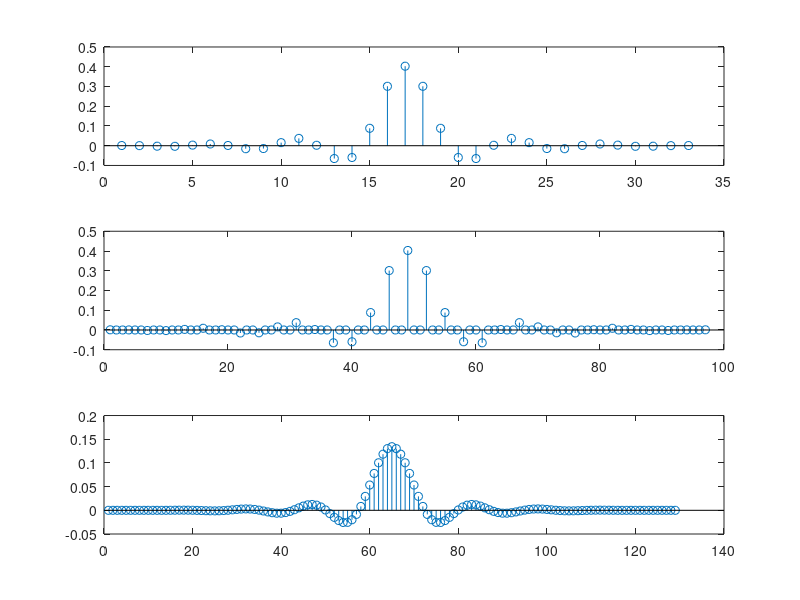

MATLAB code for this plot:
%
% Experiment_For_Sampling_Rate_Increase
%
% Interpolator
%
clear;   % clear workspace
clc;     % clear command window
%
N  = 33;
wp = 0.30*pi;
ws = 0.50*pi;
% Wp = Ws = 1;
%
NH = (N-1)/2;
%
P = zeros(NH+1,1);
Qp = zeros(NH+1,NH+1);
Qs = zeros(NH+1,NH+1);
for i=0:NH % 0:1:NH
    if i==0
        P(i+1) = -2*wp;
    else
        P(i+1) = -2*sin(i*wp)/i;
    end
    for j=0:NH
       if i==0 && j==0
           Qp(i+1,j+1) = wp;
           Qs(i+1,j+1) = pi - ws;
       elseif i==j
           Qp(i+1,j+1) = 0.5*wp + 0.5*sin((i+j)*wp)/(i+j);
           Qs(i+1,j+1) = 0.5*(pi - ws) - 0.5*sin((i+j)*ws)/(i+j);
       else
           Qp(i+1,j+1) = 0.5*sin((i-j)*wp)/(i-j) + 0.5*sin((i+j)*wp)/(i+j);
           Qs(i+1,j+1) = -0.5*sin((i-j)*ws)/(i-j) - 0.5*sin((i+j)*ws)/(i+j);
       end
    end
end
Q = Qp + Qs;
A = -0.5*inv(Q)*P;
%
h = zeros(N,1);
h(NH+1) = A(1);
h(1:NH) = 0.5*A(NH+1:-1:2);
h(NH+2:N) = 0.5*A(2:NH+1);
%
% need to show several plots simulteneously
%
subplot(2,4,1);
stem(0:N-1,h);
xlabel('n');
ylabel('Impulse Response');
title('Case 1 Lowpass Filter');
%
% Amplitude Response
%
subplot(2,4,5);
AR = abs(freqz(h,1,0:pi/200:pi));
plot(0:1/200:1,AR);
axis([0,1,0,1.1]);
xlabel('Normalized Frequency (\omega/\pi)');
ylabel('Amplitude Response');
title('Case 1 Lowpass Filter');
%
% Amplitude Response in dB
% subplot(2,2,4);
% plot(0:1/200:1,20*log10(AR));
% axis([0,1,-60,10]);
% xlabel('Normalized Frequency (\omega/\pi)');
% ylabel('Amplitude Response in dB');
%
% L = 3
%
h3 = zeros(3*(N-1) + 1, 1);
for i = 0:3*(N-1)
    if mod(i, 3) == 0
        h3(i + 1) = h(i/3 + 1);
    end
end
subplot(2, 4, 2);
stem(0:3*(N-1),h3);
xlabel('n');
title('Up Sampling L = 3');
%
subplot(2, 4, 6);
FR3 = abs(freqz(h3,1,0:pi/200:pi));
plot(0:1/200:1,FR3);
axis([0,1,0,1.1]);
xlabel('Normalized Frequency (\omega/\pi)');
ylabel('Amplitude Response');
title('Up Sampling L = 3');
%
% design of interpolation filter
%
N = 33;
wp = 0.5*pi/3;
ws = 1.5*pi/3;
% Wp = Ws = 1;
%
NH = (N-1)/2;
%
P = zeros(NH+1,1);
Qp = zeros(NH+1,NH+1);
Qs = zeros(NH+1,NH+1);
for i=0:NH % 0:1:NH
    if i==0
        P(i+1) = -2*wp;
    else
        P(i+1) = -2*sin(i*wp)/i;
    end
    for j=0:NH
       if i==0 && j==0
           Qp(i+1,j+1) = wp;
           Qs(i+1,j+1) = pi - ws;
       elseif i==j
           Qp(i+1,j+1) = 0.5*wp + 0.5*sin((i+j)*wp)/(i+j);
           Qs(i+1,j+1) = 0.5*(pi - ws) - 0.5*sin((i+j)*ws)/(i+j);
       else
           Qp(i+1,j+1) = 0.5*sin((i-j)*wp)/(i-j) + 0.5*sin((i+j)*wp)/(i+j);
           Qs(i+1,j+1) = -0.5*sin((i-j)*ws)/(i-j) - 0.5*sin((i+j)*ws)/(i+j);
       end
    end
end
Q = Qp + Qs;
A = -0.5*inv(Q)*P;
%
hL = zeros(N,1);
hL(NH+1) = A(1);
hL(1:NH) = 0.5*A(NH+1:-1:2);
hL(NH+2:N) = 0.5*A(2:NH+1);
%
% need to show several plots simulteneously
%
subplot(2,4,3);
stem(0:N-1,hL);
xlabel('n');
ylabel('Impulse Response');
% title('Case 1 Lowpass Filter');
%
% Amplitude Response
%
subplot(2,4,7);
FRL = abs(freqz(hL,1,0:pi/200:pi));
plot(0:1/200:1,FRL);
axis([0,1,0,1.1]);
xlabel('Normalized Frequency (\omega/\pi)');
ylabel('Amplitude Response');
% title('Case 1 Lowpass Filter');
%
hI = conv(h3, hL);
subplot(2, 4, 4);
stem(0:128,hI);
xlabel('n');
% title('Up Sampling L = 3');
%
subplot(2, 4, 8);
FRI = abs(freqz(hI,1,0:pi/200:pi));
plot(0:1/200:1,FRI);
axis([0,1,0,1.1]);
xlabel('Normalized Frequency (\omega/\pi)');
ylabel('Amplitude Response');
pause;
% title('Up Sampling L = 3');
%
subplot(3, 1, 1);
stem(h);
subplot(3, 1, 2);
stem(h3);
subplot(3, 1, 3);
stem(hI);

